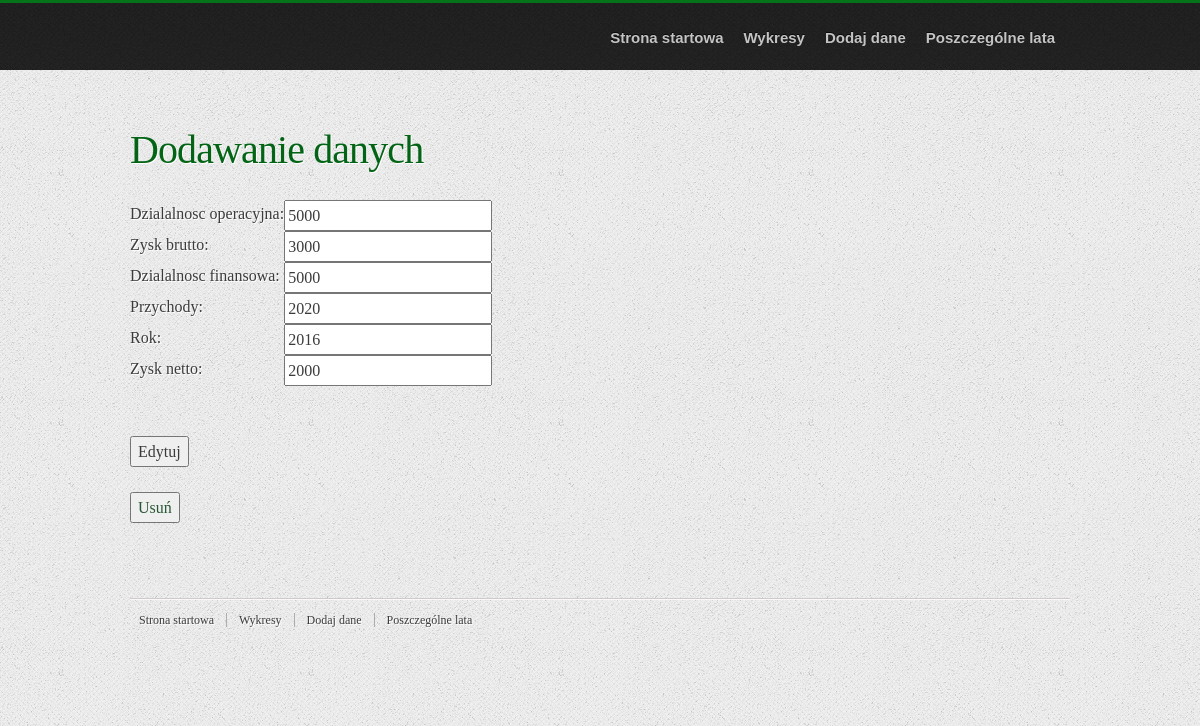
/polls/update/11/, run on an earlier commit of the app's database.
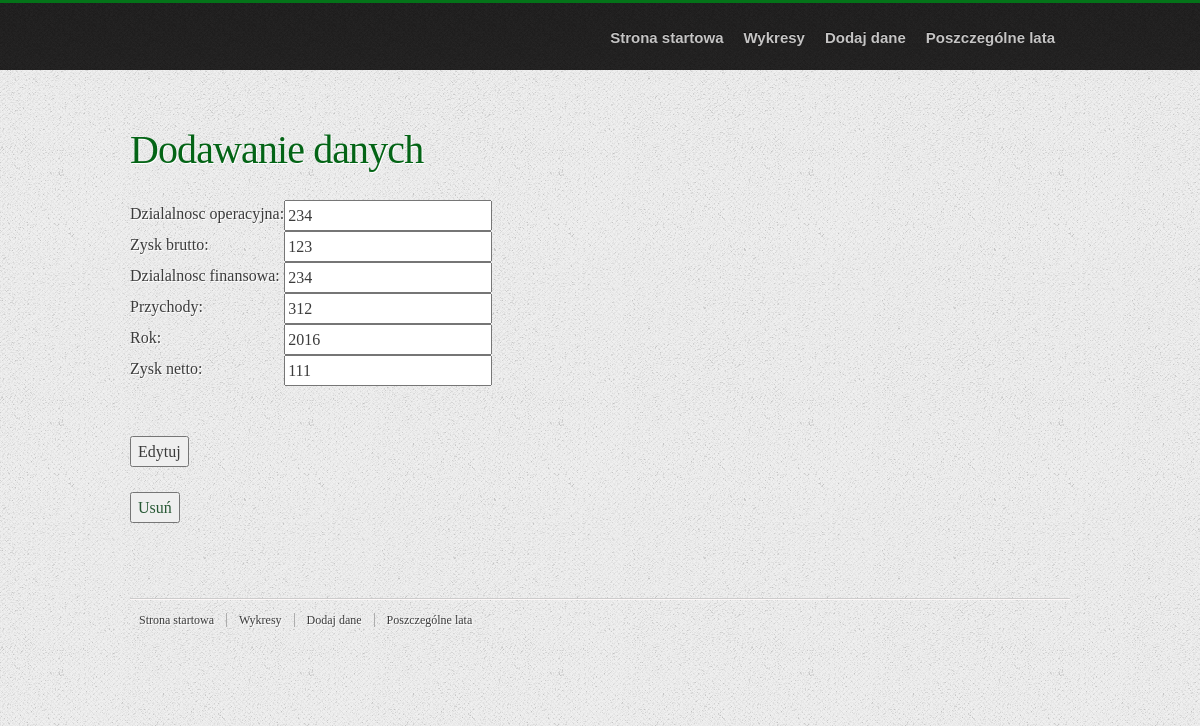
And on a later commit of the database.
### polls/models.py (models this page shows, shortened)
class Dane(models.Model):
    rok = models.CharField(max_length=20)
    przychody = models.CharField(max_length=20)
    zysk_brutto = models.CharField(max_length=20)
    dzialalnosc_operacyjna = models.CharField(max_length=20)
    dzialalnosc_finansowa = models.CharField(max_length=20)
    zysk_netto = models.CharField(max_length=20)

### polls/views.py (the view)
# urls.py: path('update/<int:id>/', update_datas, name='update_datas'),
def update_datas(request, id):
    data = Dane.objects.get(id=id)
    form = DataForm(request.POST or None, instance=data)
    if form.is_valid():
        form.save()
        return redirect('list_datas')
    return render(request, 'datas-form.html', {'form': form, 'data': data})

### polls/forms.py
class DataForm(forms.ModelForm):
    class Meta:
        model = Dane
        fields = {'rok',  'przychody', 'zysk_brutto', 'dzialalnosc_operacyjna', 'dzialalnosc_finansowa', 'zysk_netto'}

### templates/datas-form.html (shortened to what this page needs)
{% load staticfiles %}
<!DOCTYPE html>
<html lang="en">
<head>
    {% include 'base/css.html' %}
    <link rel="stylesheet" type="text/css" href="{% static 'style.css' %}">
</head>
<body>
<div id="header-wrap">
    <header>
        <nav>
            <ul>
                <li><a href="{% url 'home' %}">Strona startowa</a></li>
                <li><a href="{% url 'home' %}#services">Wykresy</a></li>
                <li><a href="{% url 'dodanie_danych' %}">Dodaj dane</a></li>
                <li><a href="{% url 'years' %}">Poszczególne lata</a></li>
            </ul>
        </nav>
    </header>
</div>
<div class="content-wrap">
    <section id="services">
        <h1>Dodawanie danych</h1>
        <form method="POST">
            <table>
                {{ form.as_table }}
            </table>
            <br>
            <br>
            <button type="submit">Edytuj</button>
        </form>
        <br>
        <p>
            {% if data %}
                <button>
                    <a href="{% url 'delete_datas' data.id %}">Usuń</a>
                </button>
            {% endif %}
        </p>
    </section>
</div>
<footer>
    <div class="footer-content">
        <ul class="footer-menu">
            <li><a href="{% url 'home' %}">Strona startowa</a></li>
            <li><a href="{% url 'home' %}#services">Wykresy</a></li>
            <li><a href="{% url 'dodanie_danych' %}">Dodaj dane</a></li>
            <li><a href="{% url 'years' %}">Poszczególne lata</a></li>
        </ul>
    </div>
</footer>
</body>
</html>

What changed in the data, as far as the page shows it:
changed Dane: dzialalnosc_operacyjna "5000" → "234"; zysk_brutto "3000" → "123"; dzialalnosc_finansowa "5000" → "234"; przychody "2020" → "312"; zysk_netto "2000" → "111"
